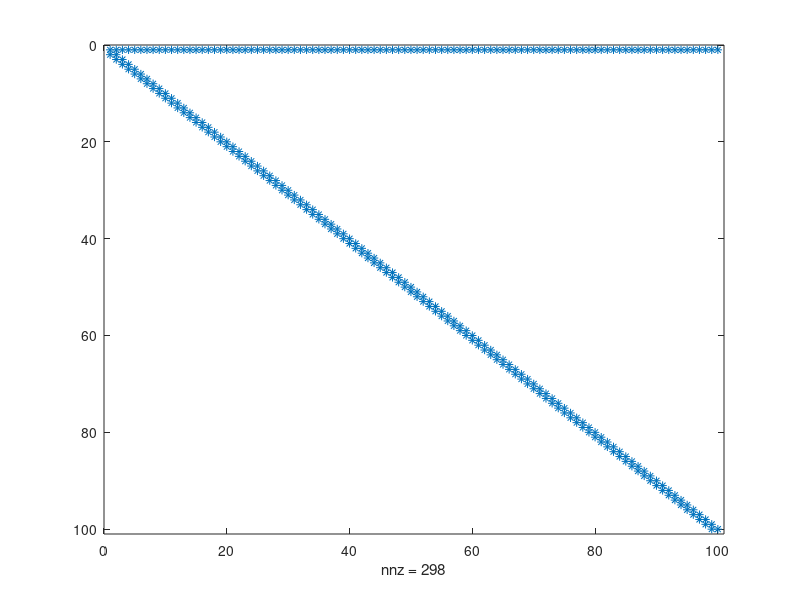

MATLAB code to generate this figure: (Note: this script raises an error after producing the figure.)
clear
clc
close all

%% 1

n = 100;
R_1 = 1;
R_2 = 2;

% costruiamo A
A = - diag(R_2 * ones(n, 1)) + diag(R_1 * ones(n-1, 1), -1);
A(1, :) = 1;

% stampo il numero di elementi non nulli e visualizzo la matrice
fprintf("Elementi non nulli di A: %d\n", nnz(A))
spy(A)

% rendo A sparsa
As = sparse(A);
% confronto la memoria occupata
fprintf("Dimensione di A piena: %d Bytes\n", getfield(whos('A'),'bytes'))
fprintf("Dimensione di A sparsa: %d Bytes\n", getfield(whos('As'),'bytes'))

%% 2

% calcolo la fattorizzazione LU di A
[L, U, P] = lu(A);

% visualizzo i pattern di sparsità di A, L, U
tiledlayout(2, 2);
nexttile
spy(A)
title("A")
nexttile
spy(L)
title("L")
nexttile
spy(U)
title("U")
nexttile
spy(P)
title("P")

% è avvenuto il fill-in

%% 3

% calcoliamo i raggi spettrali

% la matrice di iterazione g-s è B = I - T^-1 * A
P_gs = tril(A);
B_gs = eye(n) - P_gs \ A;       % inv(P_gs) * A
rho_B_gs = max(abs(eig(B_gs)));

% la matrice di iterazione j è B = I - D^-1 * A
P_j_inv = diag(1 ./ diag(A));
B_j = eye(n) - P_j_inv * A;
rho_B_j = max(abs(eig(B_j)));

fprintf("Raggio spettrale B G-S: %f\n", rho_B_gs)
fprintf("Raggio spettrale B J: %f\n", rho_B_j)

% il raggio spettrale di G-S è 1, il metodo non converge
% il raggio spettrale di J è < 1, il metodo converge

%% 4

% creiamo la funzione che applica il metodo di Jacobi
% vedi file jacobi.m

%% 5

% definisco il vettore dei termini noti
b = ones(n, 1);
b(1) = 2;
% definiamo i dati
x0 = zeros(n, 1);
toll = 1e-6;
nmax = 1e3;

% risolviamo con j
[x_j, k_j] = jacobi(A, b, x0, toll, nmax);

% verifichiamo che effettivamente sia la soluzione corretta
% x = A\b
% norm(x-x_j)/norm(x)